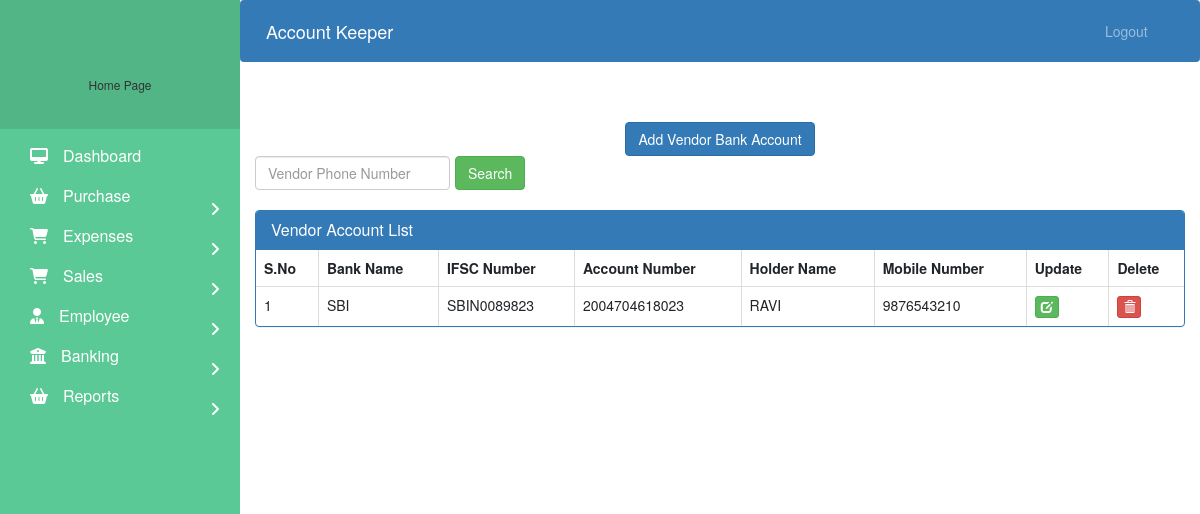
Page /banking/vendor_bank on the committed database.
### Banking/models.py (models this page shows)
class Vendor(models.Model):
    Bank_Name = models.CharField(max_length = 30)
    IFSC_Number = models.CharField(max_length = 10)
    Account_Number = models.IntegerField()
    Holder_Name = models.CharField(max_length = 25)
    Mobile_Number = models.IntegerField()
    class Meta:
        db_table = 'Vendor'

### Banking/views.py (the view)
# urls.py: path('banking/vendor_bank', bnkView.vend_view, name='vend_bank'),
def vend_view(request):
    vend = Vendor.objects.all()
    if(vend!=''):
        return render(request,'Banking/vendor_acc.html',{'vendor':vend})
    else:
        return render(request,'Banking/vendor_acc.html')

### templates/Banking/vendor_acc.html (shortened to what this page needs)
{% extends 'Base/navbar.html' %}
{% block content %}
{% load static %}
<head>
  <link href="//netdna.bootstrapcdn.com/bootstrap/3.0.0/css/bootstrap.min.css" rel="stylesheet" id="bootstrap-css">
</head>
<div class="container-fluid">
  <div class="text-center">
    <a href="/add-vendor-bank" class="btn btn-primary">Add Vendor Bank Account</a>
  </div>
    <form  action="/search_vendor_bank" method ="get" class="form-inline my-2 my-lg-0" autocomplete="off">
      <input class="form-control mr-sm-2 search-width" type="search" placeholder="Vendor Phone Number" name="query" id="query" aria-label="Search">
      <button class="btn btn-success my-2 my-sm-0" type="submit" name="search">Search</button>
    </form><br>
    {% if vendor %}
    <div class="panel panel-primary table-margin">
      <div class="panel-heading">
      <h6 class="panel-title"> Vendor Account List</h6>
      </div>
      <table class="table table-bordered">
        <thead>
          <tr>
            <th>S.No</th>
            <th>Bank Name</th>
            <th>IFSC Number</th>
            <th>Account Number</th>
            <th>Holder Name</th>
            <th>Mobile Number</th>
            <th>Update</th>
            <th>Delete</th>
        </tr>
        </thead>
          {% for vend in vendor %}
          <tbody>
            <tr>
              <td>{{forloop.counter}}</td>
              <td>{{vend.Bank_Name}}</td>
              <td>{{vend.IFSC_Number}}</td>
              <td>{{vend.Account_Number}}</td>
              <td>{{vend.Holder_Name}}</td>
              <td>{{vend.Mobile_Number}}</td>
              <td><a class="btn btn-success btn-xs" href="{% url 'update-vendor-bank' vend.id  %}"><span class="glyphicon glyphicon-edit"></span></a></td>
              <td><a class="btn btn-danger btn-xs" href="{% url 'delete-vendor-bank' vend.id  %}"><span class="glyphicon glyphicon-trash"></span></a></td>
          </tr>
          </tbody>
          {% endfor %}
      </table>
    {% else %}<br><br><br>
      <h4 style="text-align: center;color: red;">Vendor Account is not Found !!!</h4>
    {% endif %}
    </div>
{% endblock content %}

### templates/Base/navbar.html (style rules this page uses)
a:link { text-decoration: none; }
a { color: white; }
body { padding-left: 240px; }

### rows in the picture
Vendor: Bank_Name "SBI", IFSC_Number "SBIN0089823", Account_Number "2004704618023", Holder_Name "RAVI", Mobile_Number "9876543210"
